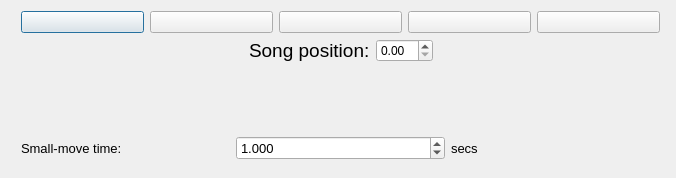
<?xml version="1.0" encoding="UTF-8"?>
<ui version="4.0">
 <class>Dialog</class>
 <widget class="QDialog" name="Dialog">
  <property name="geometry">
   <rect>
    <x>0</x>
    <y>0</y>
    <width>676</width>
    <height>178</height>
   </rect>
  </property>
  <property name="windowTitle">
   <string>Dialog</string>
  </property>
  <widget class="QWidget" name="verticalLayoutWidget">
   <property name="geometry">
    <rect>
     <x>10</x>
     <y>0</y>
     <width>661</width>
     <height>171</height>
    </rect>
   </property>
   <layout class="QVBoxLayout" name="verticalLayout">
    <item>
     <layout class="QHBoxLayout" name="horizontalLayout">
      <item>
       <widget class="QPushButton" name="rewindButton">
        <property name="text">
         <string/>
        </property>
        <property name="icon">
         <iconset>
          <normaloff>../../../../../../../../../../../u/paepcke/fuerte/stacks/speakeasy/src/speakeasy/tapper/img/rewind.png</normaloff>../../../../../../../../../../../u/paepcke/fuerte/stacks/speakeasy/src/speakeasy/tapper/img/rewind.png</iconset>
        </property>
        <property name="iconSize">
         <size>
          <width>70</width>
          <height>47</height>
         </size>
        </property>
       </widget>
      </item>
      <item>
       <widget class="QPushButton" name="littleBitLeftButton">
        <property name="text">
         <string/>
        </property>
        <property name="icon">
         <iconset>
          <normaloff>../../../../../../../../../../../u/paepcke/fuerte/stacks/speakeasy/src/speakeasy/tapper/img/littleBitBack.png</normaloff>../../../../../../../../../../../u/paepcke/fuerte/stacks/speakeasy/src/speakeasy/tapper/img/littleBitBack.png</iconset>
        </property>
        <property name="iconSize">
         <size>
          <width>70</width>
          <height>47</height>
         </size>
        </property>
       </widget>
      </item>
      <item>
       <widget class="QPushButton" name="playButton">
        <property name="text">
         <string/>
        </property>
        <property name="icon">
         <iconset>
          <normaloff>../../../../../../../../../../../u/paepcke/fuerte/stacks/speakeasy/src/speakeasy/tapper/img/play.png</normaloff>../../../../../../../../../../../u/paepcke/fuerte/stacks/speakeasy/src/speakeasy/tapper/img/play.png</iconset>
        </property>
        <property name="iconSize">
         <size>
          <width>70</width>
          <height>47</height>
         </size>
        </property>
       </widget>
      </item>
      <item>
       <widget class="QPushButton" name="littleBitRightButton">
        <property name="text">
         <string/>
        </property>
        <property name="icon">
         <iconset>
          <normaloff>../../../../../../../../../../../u/paepcke/fuerte/stacks/speakeasy/src/speakeasy/tapper/img/littleBitForward.png</normaloff>../../../../../../../../../../../u/paepcke/fuerte/stacks/speakeasy/src/speakeasy/tapper/img/littleBitForward.png</iconset>
        </property>
        <property name="iconSize">
         <size>
          <width>70</width>
          <height>47</height>
         </size>
        </property>
       </widget>
      </item>
      <item>
       <widget class="QPushButton" name="stopButton">
        <property name="text">
         <string/>
        </property>
        <property name="icon">
         <iconset>
          <normaloff>../../../../../../../../../../../u/paepcke/fuerte/stacks/speakeasy/src/speakeasy/tapper/img/stop.png</normaloff>../../../../../../../../../../../u/paepcke/fuerte/stacks/speakeasy/src/speakeasy/tapper/img/stop.png</iconset>
        </property>
        <property name="iconSize">
         <size>
          <width>70</width>
          <height>47</height>
         </size>
        </property>
       </widget>
      </item>
     </layout>
    </item>
    <item>
     <layout class="QHBoxLayout" name="songPositionHLayout">
      <item>
       <spacer name="horizontalSpacer">
        <property name="orientation">
         <enum>Qt::Horizontal</enum>
        </property>
        <property name="sizeHint" stdset="0">
         <size>
          <width>40</width>
          <height>20</height>
         </size>
        </property>
       </spacer>
      </item>
      <item>
       <widget class="QLabel" name="elapsedTimeLabel">
        <property name="font">
         <font>
          <pointsize>14</pointsize>
         </font>
        </property>
        <property name="text">
         <string>Song position:</string>
        </property>
       </widget>
      </item>
      <item>
       <widget class="QDoubleSpinBox" name="songPositionSpinbox"/>
      </item>
      <item>
       <spacer name="horizontalSpacer_2">
        <property name="orientation">
         <enum>Qt::Horizontal</enum>
        </property>
        <property name="sizeHint" stdset="0">
         <size>
          <width>40</width>
          <height>20</height>
         </size>
        </property>
       </spacer>
      </item>
     </layout>
    </item>
    <item>
     <spacer name="verticalSpacer">
      <property name="orientation">
       <enum>Qt::Vertical</enum>
      </property>
      <property name="sizeHint" stdset="0">
       <size>
        <width>20</width>
        <height>40</height>
       </size>
      </property>
     </spacer>
    </item>
    <item>
     <layout class="QHBoxLayout" name="smallMoveHLayout">
      <item>
       <widget class="QLabel" name="smallMoveSizeLabel">
        <property name="font">
         <font>
          <pointsize>10</pointsize>
         </font>
        </property>
        <property name="text">
         <string>Small-move time:</string>
        </property>
       </widget>
      </item>
      <item>
       <widget class="QDoubleSpinBox" name="smallMoveTimeSpinBox">
        <property name="font">
         <font>
          <pointsize>10</pointsize>
         </font>
        </property>
        <property name="decimals">
         <number>3</number>
        </property>
        <property name="singleStep">
         <double>0.100000000000000</double>
        </property>
        <property name="value">
         <double>1.000000000000000</double>
        </property>
       </widget>
      </item>
      <item>
       <widget class="QLabel" name="secsLabel">
        <property name="font">
         <font>
          <pointsize>10</pointsize>
         </font>
        </property>
        <property name="text">
         <string>secs</string>
        </property>
       </widget>
      </item>
     </layout>
    </item>
   </layout>
  </widget>
  <zorder>smallMoveSizeLabel</zorder>
  <zorder>verticalLayoutWidget</zorder>
 </widget>
 <layoutdefault spacing="6" margin="11"/>
 <resources/>
 <connections/>
</ui>
